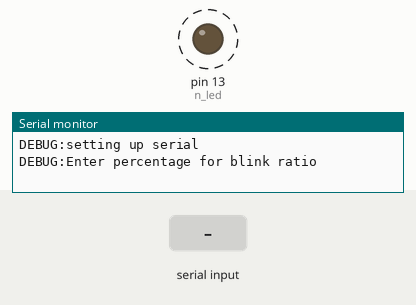
Recording of a sketch running on a simulated Arduino Uno, built with avr-gcc and run on an emulated ATmega328P. Shown: output pins drawn as LEDs (lit = HIGH), the last lines printed to the serial monitor. Dashed ring = blinking. The inputs (shaded band) are chosen by the test bench.

Above: at 2.15 s.
2.2 s: "5\n" received over Serial
At 3.0 s:
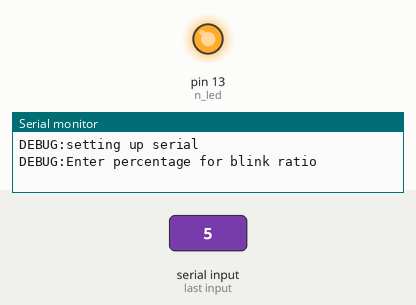
At 5.3 s:
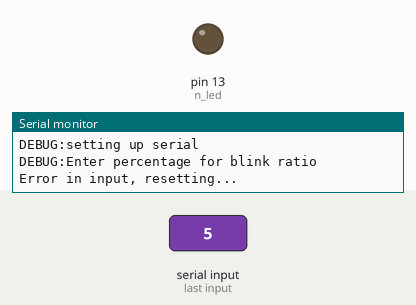
Timing chart, 0 to 11.2 s (numbered marks = the images above; inputs shaded):
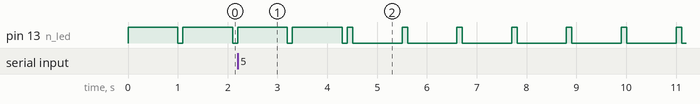

The sketch:

serlogger.ino
```cpp
 class Logger {
   public:
   void setup();
   void debug(String message);
   Logger();
   virtual ~Logger() {};
 };

 void Logger::debug(String  message) {
   Serial.print("DEBUG:");
   Serial.println(message);
 }

 void Logger::setup() {
   Serial.begin(9600);
 }

Logger::Logger() {
  this->setup();
}

Logger *logger = static_cast<Logger*>(0);
const int n_led = 13;

int blink_percent = 100;

void setup() {
  logger = new Logger;
  logger->debug("setting up serial");
  logger->debug("Enter percentage for blink ratio");
  pinMode(n_led, OUTPUT);
}

int n_new_percent=0;

void loop() {
  digitalWrite(n_led, HIGH);
  delay(100+9*blink_percent);
  digitalWrite(n_led, LOW);
  delay(1000-9*blink_percent);
  if (Serial.available()) {
    char ch = Serial.read();
    if (ch>='0' && ch<='9')
      n_new_percent = 10*n_new_percent+ch-'0';
    else if (ch=='\r') {
      blink_percent = n_new_percent;
      n_new_percent = 0;
    }
    else
    {
      Serial.println("Error in input, resetting...");
      blink_percent = 1;
      n_new_percent = 0;
    }
  }
}
```
